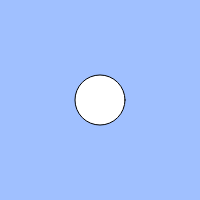
Frame 1 (no input)
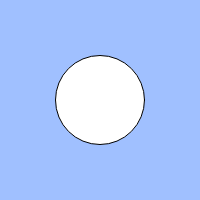
Frame 60 (no input)
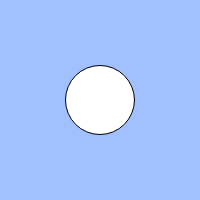
Frame 120 (the mouse pressed at the canvas centre since frame 60)

The p5.js sketch that drew these frames (run headless with seeded random() and noise() and a simulated clock; from frame 60 on, the mouse is pressed at the canvas centre):

// p5.js sketch
// ── sketch.js
// 心臓の鼓動のようなアニメーション
const cycle = 100; // 1周期のフレーム数
let count=0; // 何フレーム目か
let size = 50;
function setup(){
  createCanvas(200, 200);
  count =0;
}

function draw(){
  background(160, 192, 255);
  
  let speed = 1; // アニメーションの速さ
  // BLANK[2]
  // count = (count + speed) % cycle;

  
  // BLANK[1] 1周期の前半は size が大きくなり、後半は小さくなる
  // 円描きます。
  ellipse(width / 2, height / 2, size);
  // drawのたびに１フレームごと進める。
  // 1周期＝100フレ。最初はcount=0なので1/100、2/100とdrawが更新される。
   count= (count+1)%cycle;
  //  キーを押しているときは↑のやつが2倍速になるよ。2/100,4/100...となっていく。
   if (keyIsPressed) {
    count = (count+2) % cycle;
  }

// ⚪周期前半は大きくしていく、後半は小さくしていく。
// もし半周期より小さいなら（周期前半なら）
   if (count < cycle / 2) {
// sizeが50から1ずつ大きくなっていく
    size += 1;
  } else {
// それ以外（周期後半）は1ずつ小さくなっていく
    size -= 1;
  }
}
